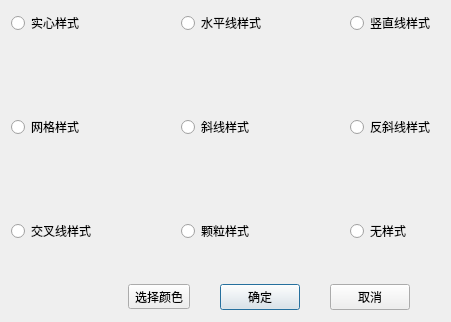
<?xml version="1.0" encoding="UTF-8"?>
<ui version="4.0">
 <class>BrushDlg</class>
 <widget class="QDialog" name="BrushDlg">
  <property name="geometry">
   <rect>
    <x>0</x>
    <y>0</y>
    <width>451</width>
    <height>306</height>
   </rect>
  </property>
  <property name="windowTitle">
   <string>Dialog</string>
  </property>
  <layout class="QGridLayout" name="gridLayout">
   <item row="0" column="0">
    <layout class="QVBoxLayout" name="verticalLayout_2">
     <property name="spacing">
      <number>40</number>
     </property>
     <item>
      <layout class="QVBoxLayout" name="verticalLayout">
       <property name="spacing">
        <number>80</number>
       </property>
       <item>
        <layout class="QHBoxLayout" name="horizontalLayout_3">
         <property name="spacing">
          <number>80</number>
         </property>
         <item>
          <widget class="QRadioButton" name="radioButton">
           <property name="text">
            <string>实心样式</string>
           </property>
          </widget>
         </item>
         <item>
          <widget class="QRadioButton" name="radioButton_2">
           <property name="text">
            <string>水平线样式</string>
           </property>
          </widget>
         </item>
         <item>
          <widget class="QRadioButton" name="radioButton_3">
           <property name="text">
            <string>竖直线样式</string>
           </property>
          </widget>
         </item>
        </layout>
       </item>
       <item>
        <layout class="QHBoxLayout" name="horizontalLayout_2">
         <property name="spacing">
          <number>80</number>
         </property>
         <item>
          <widget class="QRadioButton" name="radioButton_4">
           <property name="text">
            <string>网格样式</string>
           </property>
          </widget>
         </item>
         <item>
          <widget class="QRadioButton" name="radioButton_5">
           <property name="text">
            <string>斜线样式</string>
           </property>
          </widget>
         </item>
         <item>
          <widget class="QRadioButton" name="radioButton_6">
           <property name="text">
            <string>反斜线样式</string>
           </property>
          </widget>
         </item>
        </layout>
       </item>
       <item>
        <layout class="QHBoxLayout" name="horizontalLayout">
         <property name="spacing">
          <number>80</number>
         </property>
         <item>
          <widget class="QRadioButton" name="radioButton_7">
           <property name="text">
            <string>交叉线样式</string>
           </property>
          </widget>
         </item>
         <item>
          <widget class="QRadioButton" name="radioButton_8">
           <property name="text">
            <string>颗粒样式</string>
           </property>
          </widget>
         </item>
         <item>
          <widget class="QRadioButton" name="radioButton_9">
           <property name="text">
            <string>无样式</string>
           </property>
          </widget>
         </item>
        </layout>
       </item>
      </layout>
     </item>
     <item>
      <layout class="QHBoxLayout" name="horizontalLayout_4">
       <property name="spacing">
        <number>30</number>
       </property>
       <property name="rightMargin">
        <number>30</number>
       </property>
       <item>
        <spacer name="horizontalSpacer">
         <property name="orientation">
          <enum>Qt::Horizontal</enum>
         </property>
         <property name="sizeHint" stdset="0">
          <size>
           <width>160</width>
           <height>28</height>
          </size>
         </property>
        </spacer>
       </item>
       <item>
        <widget class="QToolButton" name="ColorPick">
         <property name="text">
          <string>选择颜色</string>
         </property>
        </widget>
       </item>
       <item>
        <widget class="QPushButton" name="pushButton">
         <property name="text">
          <string>确定</string>
         </property>
        </widget>
       </item>
       <item>
        <widget class="QPushButton" name="pushButton_2">
         <property name="text">
          <string>取消</string>
         </property>
        </widget>
       </item>
      </layout>
     </item>
    </layout>
   </item>
  </layout>
 </widget>
 <resources/>
 <connections/>
</ui>
